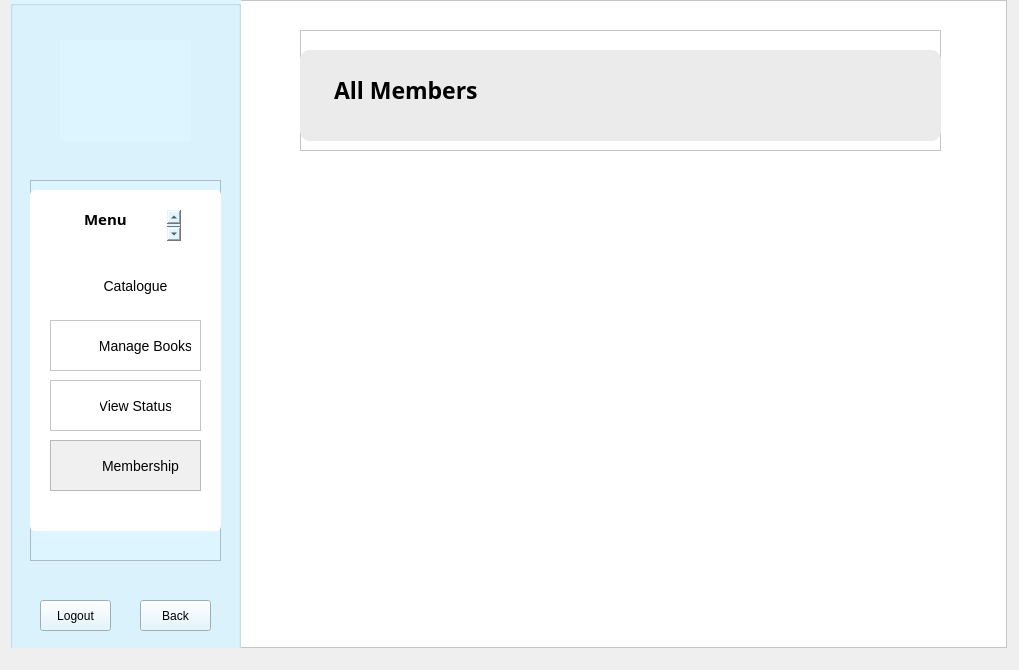
<?xml version="1.0" encoding="UTF-8"?>
<ui version="4.0">
 <class>AdminViewAllMembers</class>
 <widget class="QDialog" name="AdminViewAllMembers">
  <property name="geometry">
   <rect>
    <x>0</x>
    <y>0</y>
    <width>1019</width>
    <height>670</height>
   </rect>
  </property>
  <property name="windowTitle">
   <string>Dialog</string>
  </property>
  <widget class="QFrame" name="frame">
   <property name="geometry">
    <rect>
     <x>10</x>
     <y>0</y>
     <width>997</width>
     <height>648</height>
    </rect>
   </property>
   <property name="styleSheet">
    <string notr="true">background: white;</string>
   </property>
   <property name="frameShape">
    <enum>QFrame::StyledPanel</enum>
   </property>
   <property name="frameShadow">
    <enum>QFrame::Raised</enum>
   </property>
   <widget class="QGroupBox" name="menuPanel">
    <property name="geometry">
     <rect>
      <x>0</x>
      <y>0</y>
      <width>231</width>
      <height>671</height>
     </rect>
    </property>
    <property name="styleSheet">
     <string notr="true">background: rgb(220, 245, 255);</string>
    </property>
    <property name="title">
     <string/>
    </property>
    <widget class="QLabel" name="logo">
     <property name="geometry">
      <rect>
       <x>50</x>
       <y>40</y>
       <width>131</width>
       <height>101</height>
      </rect>
     </property>
     <property name="text">
      <string/>
     </property>
     <property name="pixmap">
      <pixmap resource="Resources.qrc">:/images/logo.png</pixmap>
     </property>
     <property name="scaledContents">
      <bool>true</bool>
     </property>
    </widget>
    <widget class="QFrame" name="menu">
     <property name="geometry">
      <rect>
       <x>20</x>
       <y>180</y>
       <width>191</width>
       <height>381</height>
      </rect>
     </property>
     <property name="frameShape">
      <enum>QFrame::StyledPanel</enum>
     </property>
     <property name="frameShadow">
      <enum>QFrame::Raised</enum>
     </property>
     <widget class="QListWidget" name="listWidget_2">
      <property name="geometry">
       <rect>
        <x>0</x>
        <y>10</y>
        <width>191</width>
        <height>341</height>
       </rect>
      </property>
      <property name="styleSheet">
       <string notr="true">background: white;
border-radius: 5px;</string>
      </property>
      <property name="frameShadow">
       <enum>QFrame::Raised</enum>
      </property>
     </widget>
     <widget class="QPlainTextEdit" name="plainTextEdit_6">
      <property name="geometry">
       <rect>
        <x>50</x>
        <y>30</y>
        <width>101</width>
        <height>31</height>
       </rect>
      </property>
      <property name="styleSheet">
       <string notr="true">font-family: Baloo 2;
font-weight: bold;
background: white;
font-size: 15px;
</string>
      </property>
      <property name="frameShape">
       <enum>QFrame::NoFrame</enum>
      </property>
      <property name="frameShadow">
       <enum>QFrame::Plain</enum>
      </property>
      <property name="plainText">
       <string>Admin Menu</string>
      </property>
      <property name="backgroundVisible">
       <bool>false</bool>
      </property>
     </widget>
     <widget class="QFrame" name="catalogue_1">
      <property name="geometry">
       <rect>
        <x>20</x>
        <y>80</y>
        <width>151</width>
        <height>51</height>
       </rect>
      </property>
      <property name="styleSheet">
       <string notr="true">background: white;
border-radius: 5px;</string>
      </property>
      <property name="frameShape">
       <enum>QFrame::StyledPanel</enum>
      </property>
      <property name="frameShadow">
       <enum>QFrame::Raised</enum>
      </property>
      <widget class="QLabel" name="label_5">
       <property name="geometry">
        <rect>
         <x>10</x>
         <y>10</y>
         <width>31</width>
         <height>31</height>
        </rect>
       </property>
       <property name="text">
        <string/>
       </property>
       <property name="pixmap">
        <pixmap resource="Resources.qrc">:/images/Icons/books.png</pixmap>
       </property>
       <property name="scaledContents">
        <bool>true</bool>
       </property>
      </widget>
      <widget class="QPushButton" name="catalogue">
       <property name="geometry">
        <rect>
         <x>50</x>
         <y>10</y>
         <width>71</width>
         <height>31</height>
        </rect>
       </property>
       <property name="styleSheet">
        <string notr="true">QPushButton {
background: transparent;
font-size: 14px;
border: none;
}

QPushButton:hover {
	color: rgb(124, 204, 241);
}</string>
       </property>
       <property name="text">
        <string>Catalogue</string>
       </property>
       <property name="autoDefault">
        <bool>false</bool>
       </property>
      </widget>
     </widget>
     <widget class="QFrame" name="manageBooks_1">
      <property name="geometry">
       <rect>
        <x>20</x>
        <y>140</y>
        <width>151</width>
        <height>51</height>
       </rect>
      </property>
      <property name="styleSheet">
       <string notr="true">background: white;</string>
      </property>
      <property name="frameShape">
       <enum>QFrame::StyledPanel</enum>
      </property>
      <property name="frameShadow">
       <enum>QFrame::Raised</enum>
      </property>
      <widget class="QLabel" name="label_6">
       <property name="geometry">
        <rect>
         <x>10</x>
         <y>10</y>
         <width>31</width>
         <height>31</height>
        </rect>
       </property>
       <property name="text">
        <string/>
       </property>
       <property name="pixmap">
        <pixmap resource="Resources.qrc">:/images/Icons/book.png</pixmap>
       </property>
       <property name="scaledContents">
        <bool>true</bool>
       </property>
      </widget>
      <widget class="QPushButton" name="manageBooks">
       <property name="geometry">
        <rect>
         <x>50</x>
         <y>10</y>
         <width>91</width>
         <height>31</height>
        </rect>
       </property>
       <property name="styleSheet">
        <string notr="true">QPushButton {
background: transparent;
font-size: 14px;
border: none;
}

QPushButton:hover {
	color: rgb(124, 204, 241);
}</string>
       </property>
       <property name="text">
        <string>Manage Books</string>
       </property>
      </widget>
     </widget>
     <widget class="QFrame" name="status_1">
      <property name="geometry">
       <rect>
        <x>20</x>
        <y>200</y>
        <width>151</width>
        <height>51</height>
       </rect>
      </property>
      <property name="styleSheet">
       <string notr="true">background: white;</string>
      </property>
      <property name="frameShape">
       <enum>QFrame::StyledPanel</enum>
      </property>
      <property name="frameShadow">
       <enum>QFrame::Raised</enum>
      </property>
      <widget class="QLabel" name="label_7">
       <property name="geometry">
        <rect>
         <x>10</x>
         <y>10</y>
         <width>31</width>
         <height>31</height>
        </rect>
       </property>
       <property name="text">
        <string/>
       </property>
       <property name="pixmap">
        <pixmap resource="Resources.qrc">:/images/Icons/status.png</pixmap>
       </property>
       <property name="scaledContents">
        <bool>true</bool>
       </property>
      </widget>
      <widget class="QPushButton" name="status">
       <property name="geometry">
        <rect>
         <x>50</x>
         <y>10</y>
         <width>71</width>
         <height>31</height>
        </rect>
       </property>
       <property name="styleSheet">
        <string notr="true">QPushButton {
background: transparent;
font-size: 14px;
border: none;
}

QPushButton:hover {
	color: rgb(124, 204, 241);
}</string>
       </property>
       <property name="text">
        <string>View Status</string>
       </property>
      </widget>
     </widget>
     <widget class="QFrame" name="membership_1">
      <property name="geometry">
       <rect>
        <x>20</x>
        <y>260</y>
        <width>151</width>
        <height>51</height>
       </rect>
      </property>
      <property name="styleSheet">
       <string notr="true">background: rgb(240, 240, 240);</string>
      </property>
      <property name="frameShape">
       <enum>QFrame::StyledPanel</enum>
      </property>
      <property name="frameShadow">
       <enum>QFrame::Raised</enum>
      </property>
      <widget class="QLabel" name="label_8">
       <property name="geometry">
        <rect>
         <x>10</x>
         <y>10</y>
         <width>31</width>
         <height>31</height>
        </rect>
       </property>
       <property name="text">
        <string/>
       </property>
       <property name="pixmap">
        <pixmap resource="Resources.qrc">:/images/Icons/user.png</pixmap>
       </property>
       <property name="scaledContents">
        <bool>true</bool>
       </property>
      </widget>
      <widget class="QPushButton" name="membership">
       <property name="geometry">
        <rect>
         <x>50</x>
         <y>10</y>
         <width>81</width>
         <height>31</height>
        </rect>
       </property>
       <property name="styleSheet">
        <string notr="true">QPushButton {
background: transparent;
font-size: 14px;
border: none;
}

QPushButton:hover {
	color: rgb(124, 204, 241);
}</string>
       </property>
       <property name="text">
        <string>Membership</string>
       </property>
      </widget>
     </widget>
    </widget>
    <widget class="QPushButton" name="pushButton_2">
     <property name="geometry">
      <rect>
       <x>30</x>
       <y>600</y>
       <width>71</width>
       <height>31</height>
      </rect>
     </property>
     <property name="styleSheet">
      <string notr="true">QPushButton:hover {
	color: rgb(106, 146, 255);
}</string>
     </property>
     <property name="text">
      <string>Logout</string>
     </property>
    </widget>
    <widget class="QPushButton" name="back">
     <property name="geometry">
      <rect>
       <x>130</x>
       <y>600</y>
       <width>71</width>
       <height>31</height>
      </rect>
     </property>
     <property name="styleSheet">
      <string notr="true">/*QPushButton {
background: white;
}*/

QPushButton:hover {
	color: rgb(106, 146, 255);
}</string>
     </property>
     <property name="text">
      <string>Back</string>
     </property>
     <property name="icon">
      <iconset theme="go-previous">
       <normaloff>.</normaloff>.</iconset>
     </property>
    </widget>
   </widget>
   <widget class="QFrame" name="heading_3">
    <property name="geometry">
     <rect>
      <x>290</x>
      <y>30</y>
      <width>641</width>
      <height>121</height>
     </rect>
    </property>
    <property name="frameShape">
     <enum>QFrame::StyledPanel</enum>
    </property>
    <property name="frameShadow">
     <enum>QFrame::Raised</enum>
    </property>
    <widget class="QPlainTextEdit" name="plainTextEdit_9">
     <property name="geometry">
      <rect>
       <x>0</x>
       <y>20</y>
       <width>641</width>
       <height>91</height>
      </rect>
     </property>
     <property name="styleSheet">
      <string notr="true">background: rgb(235, 235, 235);
border-radius: 10px;</string>
     </property>
     <property name="frameShadow">
      <enum>QFrame::Raised</enum>
     </property>
     <property name="plainText">
      <string/>
     </property>
    </widget>
    <widget class="QPlainTextEdit" name="plainTextEdit_10">
     <property name="geometry">
      <rect>
       <x>30</x>
       <y>40</y>
       <width>231</width>
       <height>41</height>
      </rect>
     </property>
     <property name="styleSheet">
      <string notr="true">font-family: Baloo 2;
font-weight: bold;
font-size: 23px;
background: transparent;</string>
     </property>
     <property name="frameShape">
      <enum>QFrame::NoFrame</enum>
     </property>
     <property name="plainText">
      <string>All Members</string>
     </property>
    </widget>
   </widget>
  </widget>
 </widget>
 <resources>
  <include location="Resources.qrc"/>
 </resources>
 <connections/>
</ui>
